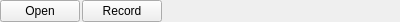
<?xml version="1.0" encoding="UTF-8"?>
<ui version="4.0">
 <class>StatusBar</class>
 <widget class="QWidget" name="StatusBar">
  <property name="geometry">
   <rect>
    <x>0</x>
    <y>0</y>
    <width>400</width>
    <height>22</height>
   </rect>
  </property>
  <property name="windowTitle">
   <string>Form</string>
  </property>
  <property name="autoFillBackground">
   <bool>true</bool>
  </property>
  <layout class="QHBoxLayout" name="horizontalLayout">
   <property name="spacing">
    <number>2</number>
   </property>
   <property name="leftMargin">
    <number>0</number>
   </property>
   <property name="topMargin">
    <number>0</number>
   </property>
   <property name="rightMargin">
    <number>0</number>
   </property>
   <property name="bottomMargin">
    <number>0</number>
   </property>
   <item>
    <widget class="QPushButton" name="openFolderPushButton">
     <property name="sizePolicy">
      <sizepolicy hsizetype="Fixed" vsizetype="Fixed">
       <horstretch>0</horstretch>
       <verstretch>0</verstretch>
      </sizepolicy>
     </property>
     <property name="text">
      <string>Open</string>
     </property>
    </widget>
   </item>
   <item>
    <widget class="QPushButton" name="logPushButton">
     <property name="text">
      <string>Record</string>
     </property>
    </widget>
   </item>
   <item>
    <spacer name="horizontalSpacer">
     <property name="orientation">
      <enum>Qt::Horizontal</enum>
     </property>
     <property name="sizeHint" stdset="0">
      <size>
       <width>40</width>
       <height>20</height>
      </size>
     </property>
    </spacer>
   </item>
  </layout>
 </widget>
 <resources/>
 <connections/>
</ui>
